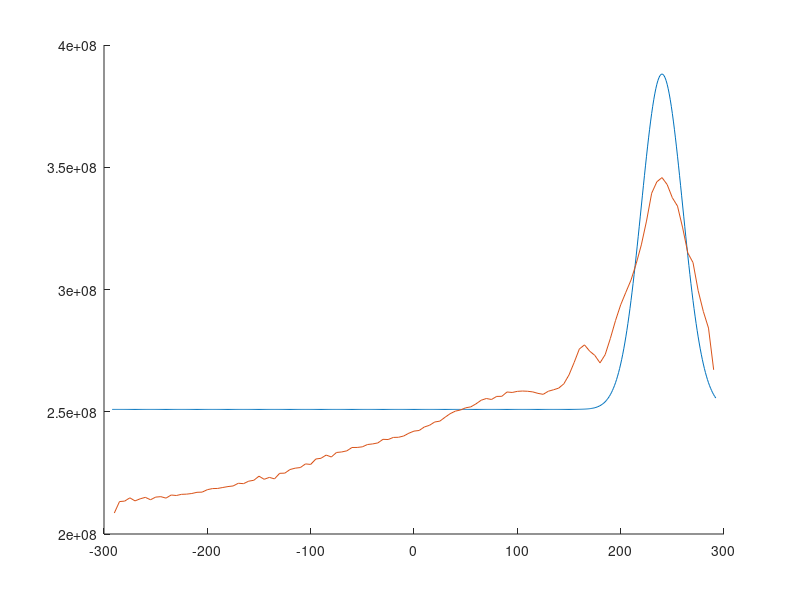

Here is the MATLAB script that generated this plot:
close all, clear all;

% This MATLAB script is supposed to attempt to fit the obtained sharpness
% curve with the a rough approximation

% Select trialSet to fit model approximation
trialSet = "Trial1";

% Load Sharpness Reference Data
load('SharpData.mat');
eval(sprintf('nameList = %s.nameList',trialSet));
eval(sprintf('sharp1 = %s.sharp1',trialSet));

% Bell Curve/Gaussian Distribution Model
f = @(x,mu,sigma) exp((-1/2)*((x-mu)/sigma).^2);

% Define mu and sigma
mu = nameList(sharp1 == max(sharp1));
sigma = 20; % Rough estimate

% Define Observable Range
x = [-292:1:292];

% Additional Scaling Factors, Offset and Amplitude
A = max(sharp1) - min(sharp1);
B = mean(sharp1);

% Figure Plot
figure; hold on;
plot(x,A*f(x,mu,sigma)+B);
plot(nameList,sharp1);